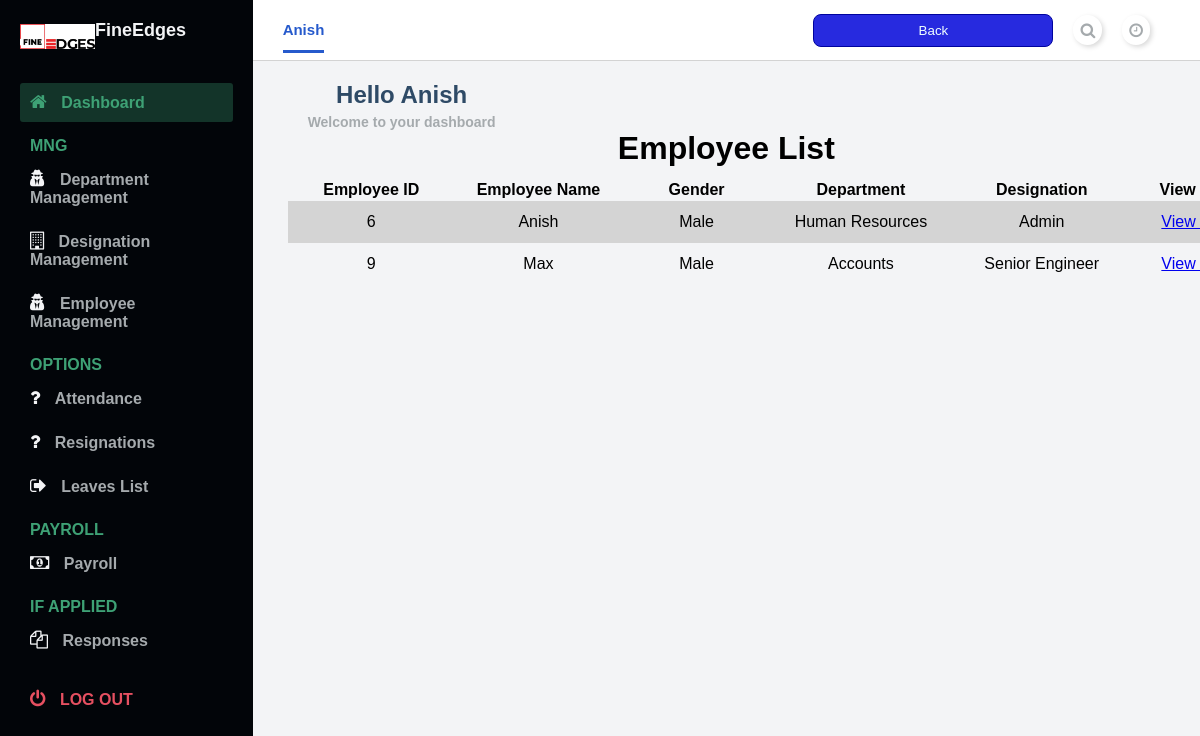
The page /employee-list (signed in) on the database its author committed.
### loginanddashboard/models.py (models this page shows, shortened)
class EmplopyeeDetails(models.Model):
    user = models.OneToOneField(User, null=True, blank=True, on_delete=models.CASCADE)
    employee_name = models.CharField(max_length=100)
    email = models.EmailField()
    current_address = models.CharField(max_length=200)
    permanent_address = models.CharField(max_length=200)
    gender = models.CharField(max_length=10)
    mobile_number = models.BigIntegerField(null=True)
    date_of_birth = models.DateField(null=True, auto_created=True)
    qualification = models.FileField(upload_to="qualifications", null=True,)
    department_name = models.ForeignKey(
        Department, null=True, on_delete=models.SET_NULL,
        related_name="dept")
    designation = models.ForeignKey(
        Designation, null=True, on_delete=models.SET_NULL,
        related_name="designation")
    aadhar_number = models.BigIntegerField(null=True)
    aadhar_copy = models.FileField(upload_to="aadhars", null=True)
    bank_name = models.CharField(max_length=200, null=True)
    bank_acc_number = models.BigIntegerField(null=True)
    pan_number = models.BigIntegerField(null=True)
    pan_copy = models.FileField(upload_to="pans", null=True)
    tax_saving_declarations_and_proofs = models.FileField(upload_to="tax_uploads", null=True)
    basic_salary = models.BigIntegerField(null=True)
    date_created = models.DateField(auto_created=True)
    date_join = models.DateField(null=True)

class Department(models.Model):
    department_name = models.CharField(max_length=100)
    def __str__(self):
        return self.department_name

class Designation(models.Model):
    designation_name = models.CharField(max_length=100)
    def __str__(self):
        return self.designation_name

### loginanddashboard/views.py (the view)
# urls.py: path("employee-list", login_required(login_url='login')(views.EmployeeListView.as_view()), name="emplist"),
class EmployeeListView(ListView):
    template_name = "loginanddashboard/employee_list.html"
    @method_decorator(decorators.allowed_users(allowed_roles=['HR','HOD','admin']))
    def dispatch(self, *args, **kwargs):
        return super().dispatch(*args, **kwargs)
    model = models.EmplopyeeDetails
    context_object_name = "emplist"

### loginanddashboard/templates/loginanddashboard/employee_list.html (shortened to what this page needs)
{% extends 'base.html' %}
{% load static %}
{% block css_files %}
    <link rel="stylesheet" href="{% static "loginanddashboard/department_details.css" %}">
{% endblock css_files %}
    {% block content %}
    <h1>Employee List</h1>
			<table class="table table-sm">
				<tr>
					<th>Employee ID</th>
					<th>Employee Name</th>
                    <th>Gender</th>
                    <th>Department</th>
                    <th>Designation</th>
                    <th>View More</th>
				</tr>
				{% for emp in emplist %}
				<tr>
					<td>{{emp.id}}</td>
					<td>{{emp.employee_name}}</td>
                    <td>{{emp.gender}}</td>
                    <td>{{emp.department_name}}</td>
                    <td>{{emp.designation}}</td>
                    <td><a class="btn btn-sm btn-info" href="{% url 'empviewmore' emp.id %}">View More</a></td>
				</tr>
				{% endfor %}
			</table>
    {% endblock %}

### templates/base.html (shortened to what this page needs)
{% load static %}
<!DOCTYPE html>
<html lang="en">
  <head>
    <link
      rel="stylesheet"
      href="https://stackpath.bootstrapcdn.com/font-awesome/4.7.0/css/font-awesome.min.css"
    />
    <link rel="stylesheet" href="{% static 'base.css' %}" />
    {% block css_files %}
    {% endblock css_files %}
  </head>
  <body id="body">
    <div class="container">
      <nav class="navbar">
        <div class="navbar__left">
          <a class="active_link" href="#">{{request.user}}</a>
        </div>
        <div class="navbar__right">
        <button><a href="{% url 'home' %}">Back</a></button>
          <a href="#">
            <i class="fa fa-search" aria-hidden="true"></i>
          </a>
          <a href="#">
            <i class="fa fa-clock-o" aria-hidden="true"></i>
          </a>
        </div>
      </nav>
      <main>
        <div class="main__container">
          <div class="main__title">
            <div class="main__greeting">
              <h1>Hello {{request.user}}</h1>
              <p>Welcome to your dashboard</p>
            </div>
          </div>
        {% block content %}
        {% endblock content %}
        </div>
      </main>
      <div id="sidebar">
        <div class="sidebar__title">
          <div class="sidebar__img">
            <img src="{% static 'loginanddashboard/images/finedgeslogo.jpeg' %}" alt="logo" />
            <h1>FineEdges</h1>
          </div>
        </div>
        <div class="sidebar__menu">
          <div class="sidebar__link active_menu_link">
            <i class="fa fa-home"></i>
            <a href="{% url 'home' %}">Dashboard</a>
          </div>
          <h2>MNG</h2>
          <div class="sidebar__link">
            <i class="fa fa-user-secret" aria-hidden="true"></i>
            <a href="{% url 'deplist' %}">Department Management</a>
          </div>
          <div class="sidebar__link">
            <i class="fa fa-building-o"></i>
            <a href="{% url 'deslist' %}">Designation Management</a>
          </div>
          <div class="sidebar__link">
            <i class="fa fa-user-secret"></i>
            <a href="{% url 'emplist' %}">Employee Management</a>
          </div>
          <h2>OPTIONS</h2>
         <div class="sidebar__link">
            <i class="fa fa-question"></i>
            <a href="{% url 'empupload' %}">Attendance</a>
          </div>
          <div class="sidebar__link">
            <i class="fa fa-question"></i>
            <a href="{% url 'empreslist' %}">Resignations</a>
          </div>
          <div class="sidebar__link">
            <i class="fa fa-sign-out"></i>
            <a href="{% url 'emplevlist' %}">Leaves List</a>
          </div>
          <h2>PAYROLL</h2>
          <div class="sidebar__link">
            <i class="fa fa-money"></i>
            <a href="{% url 'paycal' %}">Payroll</a>
          </div>
          <h2>IF APPLIED</h2>
          <div class="sidebar__link">
            <i class="fa fa-files-o"></i>
            <a href="{% url 'responses' %}">Responses</a>
          </div>
          <div class="sidebar__logout">
            <i class="fa fa-power-off"></i>
            <a href="{% url "logout" %}">Log out</a>
          </div>
        </div>
      </div>
    </div>
  </body>
</html>

### static/base.css (style rules this page uses)
* { margin: 0; padding: 0; }
body { box-sizing: border-box; font-family: "Lato", sans-serif; }
.container { display: grid; height: 100vh; grid-template-columns: 0.8fr 1fr 1fr 1fr; grid-template-rows: 0.2fr 3fr; grid-template-areas: "sidebar nav nav nav" "sidebar main main main"; }
.navbar { background: #ffffff; grid-area: nav; height: 60px; display: flex; align-items: center; justify-content: space-between; padding: 0 30px 0 30px; border-bottom: 1px solid lightgray; }
.navbar__left > a { margin-right: 30px; text-decoration: none; color: #a5aaad; font-size: 15px; font-weight: 700; }
.navbar__left .active_link { color: #265acc; border-bottom: 3px solid #265acc; padding-bottom: 12px; }
.navbar__right { display: flex; justify-content: center; align-items: center; }
.navbar__right > a { margin-left: 20px; text-decoration: none; }
.navbar__right > a > i { color: #a5aaad; font-size: 16px; border-radius: 50px; background: #ffffff; box-shadow: 2px 2px 5px #d9d9d9, -2px -2px 5px #ffffff; padding: 7px; }
main { background: #f3f4f6; grid-area: main; overflow-y: auto; }
.main__container { padding: 20px 35px; }
.main__title { display: flex; align-items: center; }
.main__greeting > h1 { font-size: 24px; color: #2e4a66; margin-bottom: 5px; }
.main__greeting > p { font-size: 14px; font-weight: 700; color: #a5aaad; }
#sidebar { background: #020509; grid-area: sidebar; overflow-y: auto; padding: 20px; -webkit-transition: all 0.5s; transition: all 0.5s; }
.sidebar__title { display: flex; justify-content: space-between; align-items: center; color: #f3f4f6; margin-bottom: 30px; }
.sidebar__img { display: flex; align-items: center; }
.sidebar__title > div > img { width: 75px; object-fit: contain; }
.sidebar__title > div > h1 { font-size: 18px; display: inline; }
.sidebar__menu > h2 { color: #3ea175; font-size: 16px; margin-top: 15px; margin-bottom: 5px; padding: 0 10px; font-weight: 700; }
.sidebar__link { color: #f3f4f6; padding: 10px; border-radius: 3px; margin-bottom: 5px; }
.active_menu_link { background: rgba(62, 161, 117, 0.3); color: #3ea175; }
.active_menu_link a { color: #3ea175 !important; }
.sidebar__link > a { text-decoration: none; color: #a5aaad; font-weight: 700; }
.sidebar__link > i { margin-right: 10px; font-size: 18px; }
.sidebar__logout { margin-top: 20px; padding: 10px; color: #e65061; }
.sidebar__logout > a { text-decoration: none; color: #e65061; font-weight: 700; text-transform: uppercase; }
.sidebar__logout > i { margin-right: 10px; font-size: 18px; }
button a:link { text-decoration: none; color: azure; }

### loginanddashboard/static/loginanddashboard/department_details.css (style rules this page uses)
body { font-family: sans-serif; margin: 0; }
h1 { text-align: center; font-weight: bold; margin-bottom: 12px; }
button { cursor: pointer; padding: 0.5rem 1.5rem; border-radius: 8px; background-color: rgb(39, 42, 223); color: white; border: 1px solid rgb(0, 3, 158); width: 15rem; position: relative; float: right; }
button a:link { text-decoration: none; color: azure; }
.table, th, td { width: 80rem; padding: 2px 2px; border-collapse: collapse; }
.table td { text-align: center; padding: 12px 2px; }
.table tr:nth-child(even) { background-color: #d4d4d4; }

### rows shown on the page
EmplopyeeDetails: id "6", employee_name "Anish", gender "Male", department_name "Human Resources", designation "Admin"
EmplopyeeDetails: id "9", employee_name "Max", gender "Male", department_name "Accounts", designation "Senior Engineer"

### other values the page prints
{{ request.user }} "Anish"
